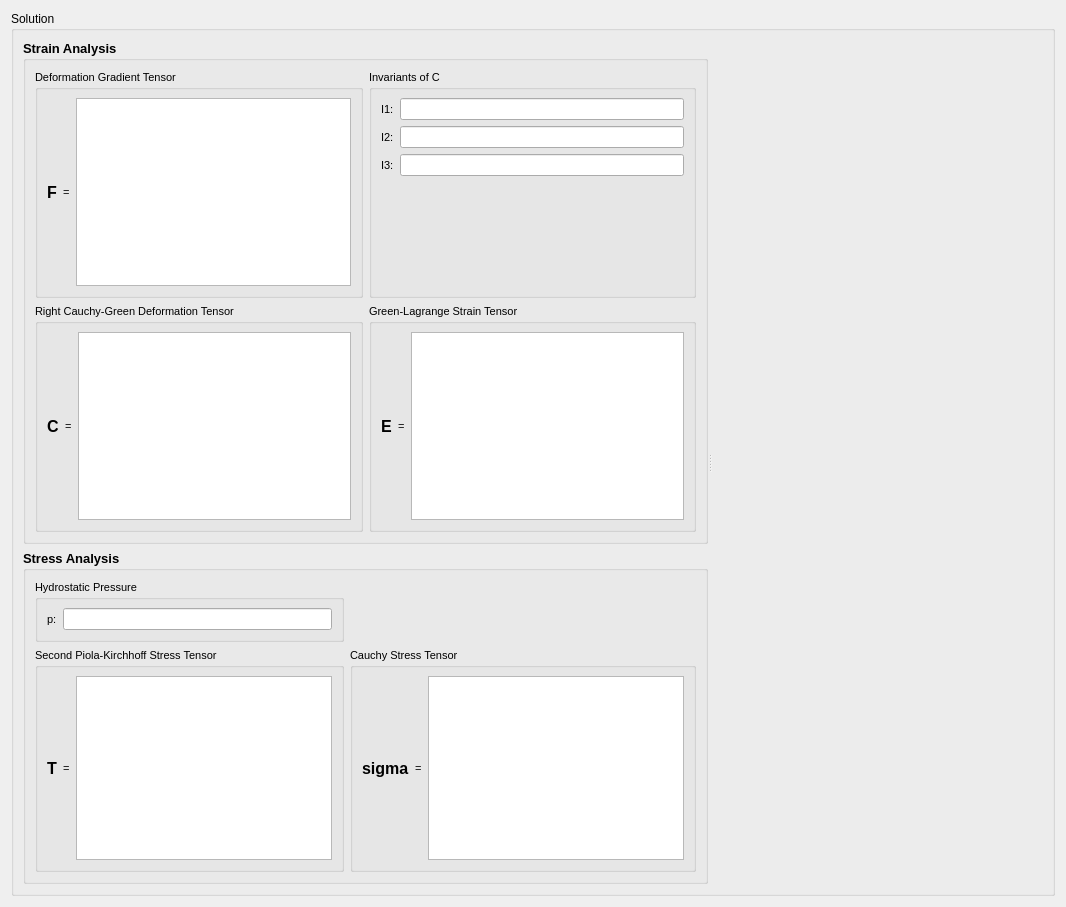
<?xml version="1.0" encoding="UTF-8"?>
<ui version="4.0">
 <class>Biomeng321Lab1</class>
 <widget class="QWidget" name="Biomeng321Lab1">
  <property name="geometry">
   <rect>
    <x>0</x>
    <y>0</y>
    <width>1066</width>
    <height>907</height>
   </rect>
  </property>
  <property name="windowTitle">
   <string>Biomeng321 Lab1</string>
  </property>
  <layout class="QGridLayout" name="gridLayout_3">
   <item row="0" column="0">
    <widget class="QGroupBox" name="groupBox">
     <property name="title">
      <string>Solution</string>
     </property>
     <layout class="QVBoxLayout" name="verticalLayout_2">
      <item>
       <widget class="QSplitter" name="splitter">
        <property name="orientation">
         <enum>Qt::Horizontal</enum>
        </property>
        <widget class="QWidget" name="layoutWidget">
         <layout class="QVBoxLayout" name="verticalLayout">
          <item>
           <widget class="QGroupBox" name="groupBox_9">
            <property name="sizePolicy">
             <sizepolicy hsizetype="Expanding" vsizetype="Expanding">
              <horstretch>2</horstretch>
              <verstretch>0</verstretch>
             </sizepolicy>
            </property>
            <property name="font">
             <font>
              <pointsize>10</pointsize>
              <weight>75</weight>
              <bold>true</bold>
             </font>
            </property>
            <property name="title">
             <string>Strain Analysis</string>
            </property>
            <layout class="QGridLayout" name="gridLayout_2">
             <item row="0" column="0">
              <widget class="QGroupBox" name="groupBox_6">
               <property name="font">
                <font>
                 <pointsize>8</pointsize>
                 <weight>50</weight>
                 <bold>false</bold>
                </font>
               </property>
               <property name="title">
                <string>Deformation Gradient Tensor</string>
               </property>
               <layout class="QHBoxLayout" name="horizontalLayout">
                <item>
                 <widget class="QLabel" name="label">
                  <property name="font">
                   <font>
                    <pointsize>12</pointsize>
                    <weight>75</weight>
                    <bold>true</bold>
                   </font>
                  </property>
                  <property name="text">
                   <string>F</string>
                  </property>
                 </widget>
                </item>
                <item>
                 <widget class="QLabel" name="label_2">
                  <property name="text">
                   <string>=</string>
                  </property>
                 </widget>
                </item>
                <item>
                 <widget class="QTableWidget" name="tableWidgetDeformationGradient">
                  <property name="sizePolicy">
                   <sizepolicy hsizetype="Expanding" vsizetype="Expanding">
                    <horstretch>0</horstretch>
                    <verstretch>0</verstretch>
                   </sizepolicy>
                  </property>
                  <attribute name="horizontalHeaderVisible">
                   <bool>false</bool>
                  </attribute>
                  <attribute name="verticalHeaderVisible">
                   <bool>false</bool>
                  </attribute>
                 </widget>
                </item>
               </layout>
              </widget>
             </item>
             <item row="0" column="1">
              <widget class="QGroupBox" name="groupBox_2">
               <property name="font">
                <font>
                 <pointsize>8</pointsize>
                 <weight>50</weight>
                 <bold>false</bold>
                </font>
               </property>
               <property name="title">
                <string>Invariants of C</string>
               </property>
               <layout class="QFormLayout" name="formLayout">
                <item row="0" column="0">
                 <widget class="QLabel" name="label_3">
                  <property name="text">
                   <string>I1:</string>
                  </property>
                 </widget>
                </item>
                <item row="0" column="1">
                 <widget class="QLineEdit" name="lineEditInvariant1"/>
                </item>
                <item row="1" column="0">
                 <widget class="QLabel" name="label_4">
                  <property name="text">
                   <string>I2:</string>
                  </property>
                 </widget>
                </item>
                <item row="1" column="1">
                 <widget class="QLineEdit" name="lineEditInvariant2"/>
                </item>
                <item row="2" column="0">
                 <widget class="QLabel" name="label_5">
                  <property name="text">
                   <string>I3:</string>
                  </property>
                 </widget>
                </item>
                <item row="2" column="1">
                 <widget class="QLineEdit" name="lineEditInvariant3"/>
                </item>
               </layout>
              </widget>
             </item>
             <item row="1" column="0">
              <widget class="QGroupBox" name="groupBox_7">
               <property name="font">
                <font>
                 <pointsize>8</pointsize>
                 <weight>50</weight>
                 <bold>false</bold>
                </font>
               </property>
               <property name="title">
                <string>Right Cauchy-Green Deformation Tensor</string>
               </property>
               <layout class="QHBoxLayout" name="horizontalLayout_2">
                <item>
                 <widget class="QLabel" name="label_7">
                  <property name="font">
                   <font>
                    <pointsize>12</pointsize>
                    <weight>75</weight>
                    <bold>true</bold>
                   </font>
                  </property>
                  <property name="text">
                   <string>C</string>
                  </property>
                 </widget>
                </item>
                <item>
                 <widget class="QLabel" name="label_8">
                  <property name="text">
                   <string>=</string>
                  </property>
                 </widget>
                </item>
                <item>
                 <widget class="QTableWidget" name="tableWidgetRightCauchyGreenDeformation">
                  <property name="sizePolicy">
                   <sizepolicy hsizetype="Expanding" vsizetype="Expanding">
                    <horstretch>0</horstretch>
                    <verstretch>0</verstretch>
                   </sizepolicy>
                  </property>
                  <attribute name="horizontalHeaderVisible">
                   <bool>false</bool>
                  </attribute>
                  <attribute name="verticalHeaderVisible">
                   <bool>false</bool>
                  </attribute>
                 </widget>
                </item>
               </layout>
              </widget>
             </item>
             <item row="1" column="1">
              <widget class="QGroupBox" name="groupBox_5">
               <property name="font">
                <font>
                 <pointsize>8</pointsize>
                 <weight>50</weight>
                 <bold>false</bold>
                </font>
               </property>
               <property name="title">
                <string>Green-Lagrange Strain Tensor</string>
               </property>
               <layout class="QGridLayout" name="gridLayout_6">
                <item row="0" column="0">
                 <widget class="QLabel" name="label_9">
                  <property name="font">
                   <font>
                    <pointsize>12</pointsize>
                    <weight>75</weight>
                    <bold>true</bold>
                   </font>
                  </property>
                  <property name="text">
                   <string>E</string>
                  </property>
                 </widget>
                </item>
                <item row="0" column="2">
                 <widget class="QTableWidget" name="tableWidgetGreenLagrangeStrain">
                  <property name="sizePolicy">
                   <sizepolicy hsizetype="Expanding" vsizetype="Expanding">
                    <horstretch>0</horstretch>
                    <verstretch>0</verstretch>
                   </sizepolicy>
                  </property>
                  <attribute name="horizontalHeaderVisible">
                   <bool>false</bool>
                  </attribute>
                  <attribute name="verticalHeaderVisible">
                   <bool>false</bool>
                  </attribute>
                 </widget>
                </item>
                <item row="0" column="1">
                 <widget class="QLabel" name="label_10">
                  <property name="text">
                   <string>=</string>
                  </property>
                 </widget>
                </item>
               </layout>
              </widget>
             </item>
            </layout>
           </widget>
          </item>
          <item>
           <widget class="QGroupBox" name="groupBox_10">
            <property name="sizePolicy">
             <sizepolicy hsizetype="Expanding" vsizetype="Expanding">
              <horstretch>2</horstretch>
              <verstretch>0</verstretch>
             </sizepolicy>
            </property>
            <property name="font">
             <font>
              <pointsize>10</pointsize>
              <weight>75</weight>
              <bold>true</bold>
             </font>
            </property>
            <property name="title">
             <string>Stress Analysis</string>
            </property>
            <layout class="QGridLayout" name="gridLayout">
             <item row="0" column="0">
              <widget class="QGroupBox" name="groupBox_3">
               <property name="font">
                <font>
                 <pointsize>8</pointsize>
                 <weight>50</weight>
                 <bold>false</bold>
                </font>
               </property>
               <property name="title">
                <string>Hydrostatic Pressure</string>
               </property>
               <layout class="QFormLayout" name="formLayout_2">
                <item row="0" column="0">
                 <widget class="QLabel" name="label_6">
                  <property name="text">
                   <string>p:</string>
                  </property>
                 </widget>
                </item>
                <item row="0" column="1">
                 <widget class="QLineEdit" name="lineEditHydrostaticPressure"/>
                </item>
               </layout>
              </widget>
             </item>
             <item row="1" column="0">
              <widget class="QGroupBox" name="groupBox_8">
               <property name="font">
                <font>
                 <pointsize>8</pointsize>
                 <weight>50</weight>
                 <bold>false</bold>
                </font>
               </property>
               <property name="title">
                <string>Second Piola-Kirchhoff Stress Tensor</string>
               </property>
               <layout class="QGridLayout" name="gridLayout_5">
                <item row="0" column="0">
                 <widget class="QLabel" name="label_11">
                  <property name="font">
                   <font>
                    <pointsize>12</pointsize>
                    <weight>75</weight>
                    <bold>true</bold>
                   </font>
                  </property>
                  <property name="text">
                   <string>T</string>
                  </property>
                 </widget>
                </item>
                <item row="0" column="2">
                 <widget class="QTableWidget" name="tableWidgetSecondPiolaKirchoffStress">
                  <property name="sizePolicy">
                   <sizepolicy hsizetype="Expanding" vsizetype="Expanding">
                    <horstretch>0</horstretch>
                    <verstretch>0</verstretch>
                   </sizepolicy>
                  </property>
                  <attribute name="horizontalHeaderVisible">
                   <bool>false</bool>
                  </attribute>
                  <attribute name="verticalHeaderVisible">
                   <bool>false</bool>
                  </attribute>
                 </widget>
                </item>
                <item row="0" column="1">
                 <widget class="QLabel" name="label_12">
                  <property name="text">
                   <string>=</string>
                  </property>
                 </widget>
                </item>
               </layout>
              </widget>
             </item>
             <item row="1" column="1">
              <widget class="QGroupBox" name="groupBox_4">
               <property name="font">
                <font>
                 <pointsize>8</pointsize>
                 <weight>50</weight>
                 <bold>false</bold>
                </font>
               </property>
               <property name="title">
                <string>Cauchy Stress Tensor</string>
               </property>
               <layout class="QGridLayout" name="gridLayout_7">
                <item row="0" column="2">
                 <widget class="QTableWidget" name="tableWidgetCauchyStress">
                  <property name="sizePolicy">
                   <sizepolicy hsizetype="Expanding" vsizetype="Expanding">
                    <horstretch>0</horstretch>
                    <verstretch>0</verstretch>
                   </sizepolicy>
                  </property>
                  <attribute name="horizontalHeaderVisible">
                   <bool>false</bool>
                  </attribute>
                  <attribute name="verticalHeaderVisible">
                   <bool>false</bool>
                  </attribute>
                 </widget>
                </item>
                <item row="0" column="0">
                 <widget class="QLabel" name="label_13">
                  <property name="font">
                   <font>
                    <pointsize>12</pointsize>
                    <weight>75</weight>
                    <bold>true</bold>
                   </font>
                  </property>
                  <property name="text">
                   <string>sigma</string>
                  </property>
                  <property name="textFormat">
                   <enum>Qt::PlainText</enum>
                  </property>
                 </widget>
                </item>
                <item row="0" column="1">
                 <widget class="QLabel" name="label_14">
                  <property name="text">
                   <string>=</string>
                  </property>
                 </widget>
                </item>
               </layout>
              </widget>
             </item>
            </layout>
           </widget>
          </item>
         </layout>
        </widget>
        <widget class="SceneviewerWidget" name="widgetSceneviewer" native="true">
         <property name="sizePolicy">
          <sizepolicy hsizetype="Expanding" vsizetype="Ignored">
           <horstretch>3</horstretch>
           <verstretch>0</verstretch>
          </sizepolicy>
         </property>
        </widget>
       </widget>
      </item>
     </layout>
    </widget>
   </item>
  </layout>
 </widget>
 <customwidgets>
  <customwidget>
   <class>SceneviewerWidget</class>
   <extends>QWidget</extends>
   <header>opencmiss/neon/ui/zincwidgets/sceneviewerwidget.h</header>
   <container>1</container>
  </customwidget>
 </customwidgets>
 <resources/>
 <connections/>
</ui>
